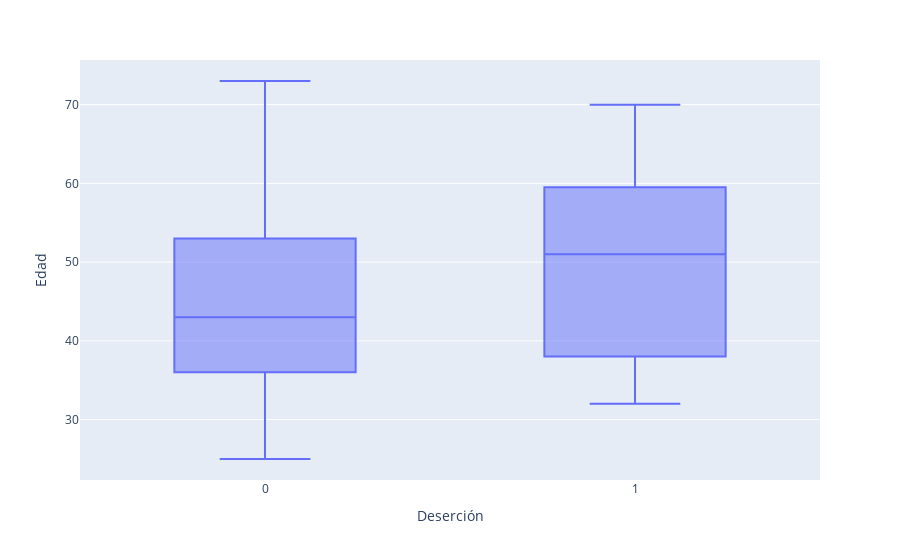

Write notebook code for a chart like this one.
### Code cell
import plotly.express as px

fig = px.box(df, x="Deserción", y="Edad")
fig.update_traces(quartilemethod="exclusive") # or "inclusive", or "linear" by default
fig.show()

### Figure 1 — Plotly figure (JSON) as saved in the notebook; plotly's stock layout.template omitted (floating-point values rounded to 4 significant figures; data arrays with more than 128 entries replaced by an {"elided": "..."} marker saying what was removed)
{"data": [{"alignmentgroup": "True", "hovertemplate": "Deserción=%{x}<br>Edad=%{y}<extra></extra>", "legendgroup": "", "marker": {"color": "#636efa"}, "name": "", "notched": false, "offsetgroup": "", "orientation": "v", "quartilemethod": "exclusive", "showlegend": false, "type": "box", "x": {"elided": "328 int values"}, "x0": " ", "xaxis": "x", "y": {"elided": "328 int values"}, "y0": " ", "yaxis": "y"}], "layout": {"autosize": true, "boxmode": "group", "legend": {"tracegroupgap": 0}, "margin": {"t": 60}, "xaxis": {"anchor": "y", "autorange": true, "domain": [0, 1], "range": [-0.5, 1.5], "title": {"text": "Deserción"}, "type": "linear"}, "yaxis": {"anchor": "x", "autorange": true, "domain": [0, 1], "range": [22.33, 75.67], "title": {"text": "Edad"}, "type": "linear"}}}
